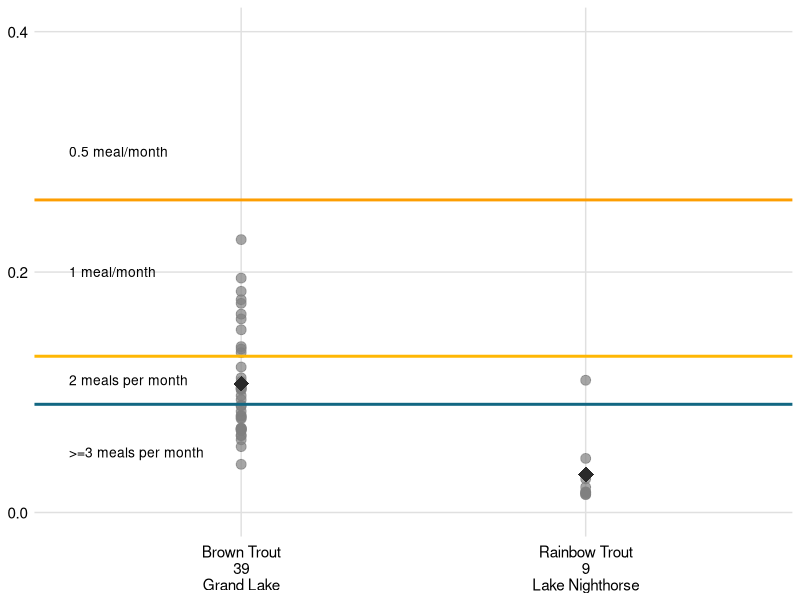
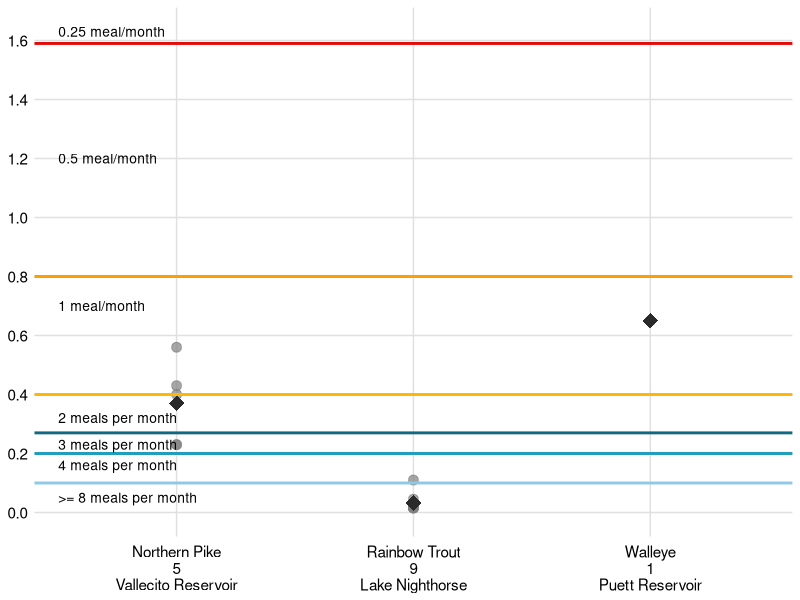
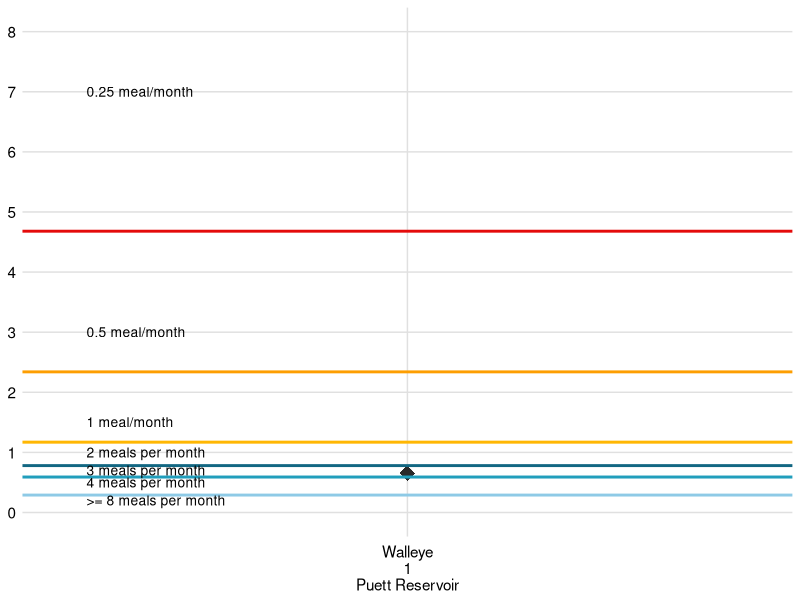

These figures' R source, in order:

library(ggplot2)
library(dplyr)
library(readxl)

# Importing the final dataset with TAC recommendations####

# Locate the directory
getwd()

# Import the new data
HgData_Clean_All_Data <- read_excel("03_Clean_Data/Hg_CleanedMaster_2026.xlsx")


# TAC Plots Children ####


# Filter for the waterbodies and species with recommendations for children that need to be discussed at the TAC
# Filter for the censored data unless the discussion includes data with combined data
Hg_SS_TAC_Children <- HgData_Clean_All_Data %>% filter(Sample_Year >= 2016) |>
  filter((Waterbody == "Grand Lake" &
            Species  == "Brown Trout") |
           (Waterbody == "Lake Nighthorse" &
              Species == "Rainbow Trout"
           )
  )

# Calculate the average concentration (result) for each species by waterbody.
Hg_SS_TAC_Children2 <- Hg_SS_TAC_Children %>%
  group_by(Waterbody, Species) %>%
  mutate(Average_Result = mean(Result), Num_Obs = n())



# Create a combined X-axis column with a newline character (\n)
Hg_SS_TAC_Children2 <- Hg_SS_TAC_Children2%>%
  mutate(x_label = paste(Species, Num_Obs, Waterbody, sep = "\n"))



ggplot(Hg_SS_TAC_Children2, aes(x = x_label)) +
  # 1. Plot individual concentration points (blue circles)
  geom_point(aes(y = Result), color = "#808080", size = 3, alpha = 0.7) +
  
  # 2. Plot the average results (green diamonds)
  geom_point(aes(y = Average_Result), color = "#2a2a2a", shape = 18, size = 5) +
  
  # 3. Add horizontal threshold lines

  # geom_hline(yintercept = 1.04, color = "#4BACC6", linewidth = 1) + # 0.25 meals/month
  geom_hline(yintercept = 0.52, color = "#e40b0b", linewidth = 1) + # 0.5 meal/month
  geom_hline(yintercept = 0.26, color = "#fd9e02", linewidth = 1) + # 1 meal per month
  geom_hline(yintercept = 0.13, color = "#ffb703", linewidth = 1) + # 2 meal per month
  geom_hline(yintercept = 0.09, color = "#126782", linewidth = 1) + # 3 meal per month


  
  # 4. Add threshold text labels on the left side
  # annotate("text", x = 0.5, y = 1.20, label = "DO NOT EAT",  hjust = 0, size = 3.5) +
  # annotate("text", x = 0.5, y = .99, label = "0.25 meal/month",  hjust = 0, size = 3.5) +
  annotate("text", x = 0.5, y = 0.3, label = "0.5 meal/month",  hjust = 0, size = 3.5) +
  annotate("text", x = 0.5, y = .20, label = "1 meal/month",  hjust = 0, size = 3.5) +
  annotate("text", x = 0.5, y = .11, label = "2 meals per month",  hjust = 0, size = 3.5) +
  annotate("text", x = 0.5, y = .05, label = ">=3 meals per month",  hjust = 0, size = 3.5) +
  
  
  
  # 5. Formatting axes and limits
  scale_y_continuous(limits = c(0, 0.4), breaks = seq(0, 0.4, by = 0.2)) +
  labs(x = NULL, y = NULL) + # Removes default axis titles to match your clean look
  
  # 6. Styling the theme to match a clean grid
  theme_minimal() +
  theme(
    panel.grid.major.x = element_line(color = "#E0E0E0"),
    panel.grid.major.y = element_line(color = "#E0E0E0"),
    panel.grid.minor = element_blank(),
    axis.text.x = element_text(size = 11, color = "black", vjust = 0.5),
    axis.text.y = element_text(size = 11, color = "black")
  )




# TAC Plots Women ####


# Filter for the waterbodies and species with recommendations for Women that need to be discussed at the TAC
# Filter for the censored data unless the discussion includes data with combined data
Hg_SS_TAC_Women <- HgData_Clean_All_Data %>% filter(Sample_Year >= 2016) |>
  filter((Waterbody == "Puett Reservoir" &
            Species  == "Walleye") |
           (Waterbody == "Lake Nighthorse" &
              Species == "Rainbow Trout"
           ) | (Waterbody == "Vallecito Reservoir" &
           Species  == "Northern Pike")
  )

# Calculate the average concentration (result) for each species by waterbody.
Hg_SS_TAC_Women2 <- Hg_SS_TAC_Women %>%
  group_by(Waterbody, Species) %>%
  mutate(Average_Result = mean(Result), Num_Obs = n())



# Create a combined X-axis column with a newline character (\n)
Hg_SS_TAC_Women2 <- Hg_SS_TAC_Women2%>%
  mutate(x_label = paste(Species, Num_Obs, Waterbody, sep = "\n"))



ggplot(Hg_SS_TAC_Women2, aes(x = x_label)) +
  # 1. Plot individual concentration points (blue circles)
  geom_point(aes(y = Result), color = "#808080", size = 3, alpha = 0.7) +
  
  # 2. Plot the average results (green diamonds)
  geom_point(aes(y = Average_Result), color = "#2a2a2a", shape = 18, size = 5) +
  
  # 3. Add horizontal threshold lines
  
  # geom_hline(yintercept = 3.19, color = "#4BACC6", linewidth = 1) + # 0.25 meals/month
  geom_hline(yintercept = 1.59, color = "#e40b0b", linewidth = 1) + # 0.5 meal/month
  geom_hline(yintercept = 0.8, color = "#fd9e02", linewidth = 1) + # 1 meal per month
  geom_hline(yintercept = 0.4, color = "#ffb703", linewidth = 1) + # 2 meal per month
  geom_hline(yintercept = 0.27, color = "#126782", linewidth = 1) + # 3 meal per month
  geom_hline(yintercept = 0.2, color = "#219ebc", linewidth = 1) + # 4 meal per month
  geom_hline(yintercept = 0.1, color = "#8ecae6", linewidth = 1) + # 8 meal per month
  
  
  # 4. Add threshold text labels on the left side
  # annotate("text", x = 0.5, y = 1.20, label = "DO NOT EAT",  hjust = 0, size = 3.5) +
  annotate("text", x = 0.5, y = 1.63, label = "0.25 meal/month",  hjust = 0, size = 3.5) +
  annotate("text", x = 0.5, y = 1.2, label = "0.5 meal/month",  hjust = 0, size = 3.5) +
  annotate("text", x = 0.5, y = .7, label = "1 meal/month",  hjust = 0, size = 3.5) +
  annotate("text", x = 0.5, y = .32, label = "2 meals per month",  hjust = 0, size = 3.5) +
  annotate("text", x = 0.5, y = .23, label = "3 meals per month",  hjust = 0, size = 3.5) +
  annotate("text", x = 0.5, y = .16, label = "4 meals per month",  hjust = 0, size = 3.5) +
  annotate("text", x = 0.5, y = .05, label = ">= 8 meals per month",  hjust = 0, size = 3.5) +
  
  
  # 5. Formatting axes and limits
  scale_y_continuous(limits = c(0, 1.63), breaks = seq(0, 1.63, by = 0.2)) +
  labs(x = NULL, y = NULL) + # Removes default axis titles to match your clean look
  
  # 6. Styling the theme to match a clean grid
  theme_minimal() +
  theme(
    panel.grid.major.x = element_line(color = "#E0E0E0"),
    panel.grid.major.y = element_line(color = "#E0E0E0"),
    panel.grid.minor = element_blank(),
    axis.text.x = element_text(size = 11, color = "black", vjust = 0.5),
    axis.text.y = element_text(size = 11, color = "black")
  )




# TAC Plots General Population ####


# Filter for the waterbodies and species with recommendations for Women that need to be discussed at the TAC
# Filter for the censored data unless the discussion includes data with combined data
Hg_SS_TAC_GP <- HgData_Clean_All_Data %>% filter(Sample_Year >= 2016) |>
  filter(Waterbody == "Puett Reservoir" &
            Species  == "Walleye") 

# Calculate the average concentration (result) for each species by waterbody.
Hg_SS_TAC_GP2 <- Hg_SS_TAC_GP %>%
  group_by(Waterbody, Species) %>%
  mutate(Average_Result = mean(Result), Num_Obs = n())



# Create a combined X-axis column with a newline character (\n)
Hg_SS_TAC_GP2 <- Hg_SS_TAC_GP2%>%
  mutate(x_label = paste(Species, Num_Obs, Waterbody, sep = "\n"))



ggplot(Hg_SS_TAC_GP2, aes(x = x_label)) +
  # 1. Plot individual concentration points (blue circles)
  geom_point(aes(y = Result), color = "#808080", size = 3, alpha = 0.7) +
  
  # 2. Plot the average results (green diamonds)
  geom_point(aes(y = Average_Result), color = "#2a2a2a", shape = 18, size = 5) +
  
  # 3. Add horizontal threshold lines
  
  # geom_hline(yintercept = 9.37, color = "#4BACC6", linewidth = 1) + # 0.25 meals/month
  geom_hline(yintercept = 4.68, color = "#e40b0b", linewidth = 1) + # 0.5 meal/month
  geom_hline(yintercept = 2.34, color = "#fd9e02", linewidth = 1) + # 1 meal per month
  geom_hline(yintercept = 1.17, color = "#ffb703", linewidth = 1) + # 2 meal per month
  geom_hline(yintercept = 0.78, color = "#126782", linewidth = 1) + # 3 meal per month
  geom_hline(yintercept = 0.59, color = "#219ebc", linewidth = 1) + # 4 meal per month
  geom_hline(yintercept = 0.29, color = "#8ecae6", linewidth = 1) + # 8 meal per month
  
  
  # 4. Add threshold text labels on the left side
  # annotate("text", x = 0.5, y = 1.20, label = "DO NOT EAT",  hjust = 0, size = 3.5) +
  annotate("text", x = 0.5, y = 7, label = "0.25 meal/month",  hjust = 0, size = 3.5) +
  annotate("text", x = 0.5, y = 3, label = "0.5 meal/month",  hjust = 0, size = 3.5) +
  annotate("text", x = 0.5, y = 1.5, label = "1 meal/month",  hjust = 0, size = 3.5) +
  annotate("text", x = 0.5, y = 1, label = "2 meals per month",  hjust = 0, size = 3.5) +
  annotate("text", x = 0.5, y = .7, label = "3 meals per month",  hjust = 0, size = 3.5) +
  annotate("text", x = 0.5, y = .5, label = "4 meals per month",  hjust = 0, size = 3.5) +
  annotate("text", x = 0.5, y = .2, label = ">= 8 meals per month",  hjust = 0, size = 3.5) +
  
  
  # 5. Formatting axes and limits
  scale_y_continuous(limits = c(0, 8.0), breaks = seq(0, 8.0, by = 1.0)) +


  labs(x = NULL, y = NULL) + # Removes default axis titles to match your clean look
  
  # 6. Styling the theme to match a clean grid
  theme_minimal() +
  theme(
    panel.grid.major.x = element_line(color = "#E0E0E0"),
    panel.grid.major.y = element_line(color = "#E0E0E0"),
    panel.grid.minor = element_blank(),
    axis.text.x = element_text(size = 11, color = "black", vjust = 0.5),
    axis.text.y = element_text(size = 11, color = "black")
  )
